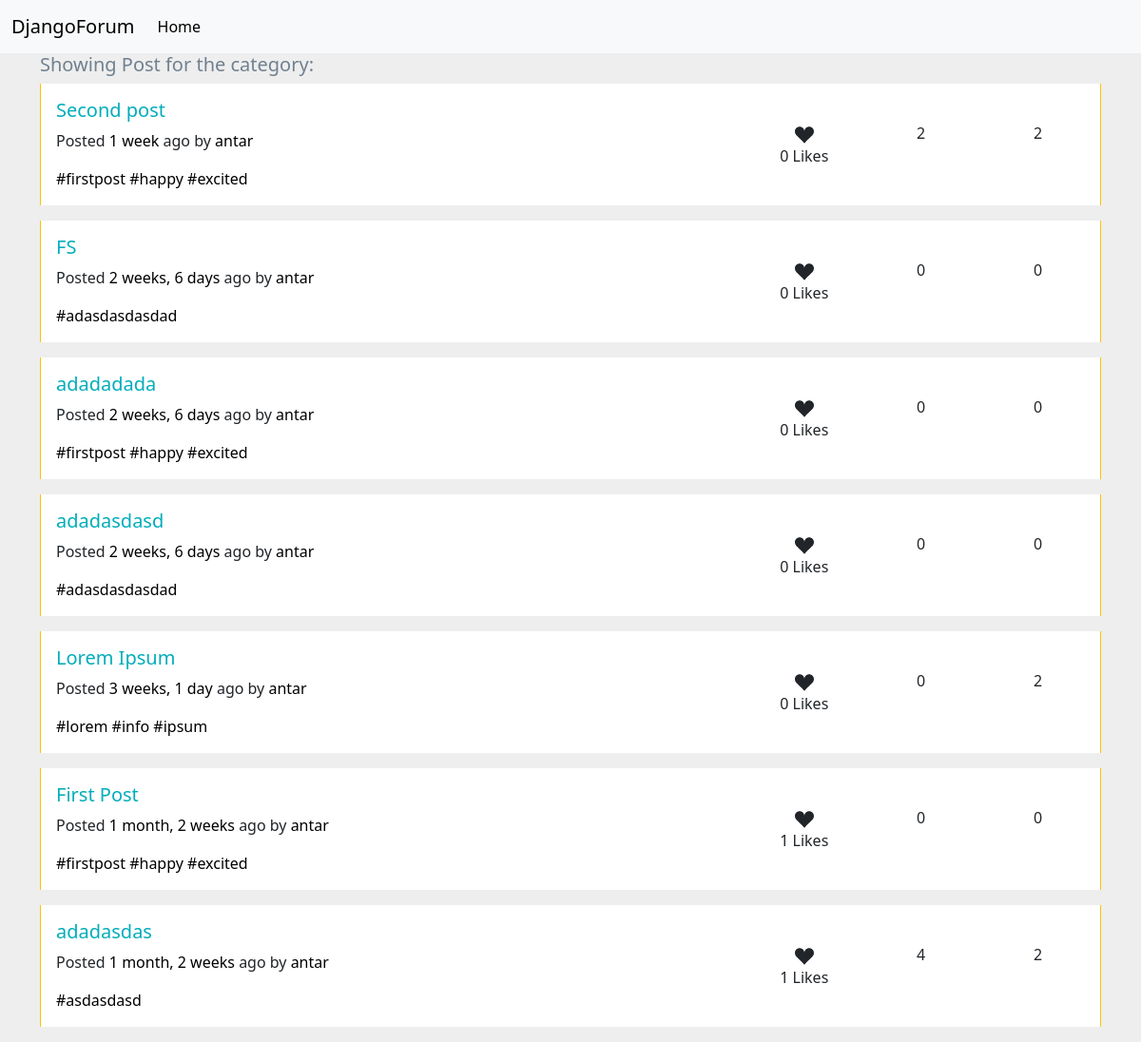
Before: /post/category/1 with the older database file.
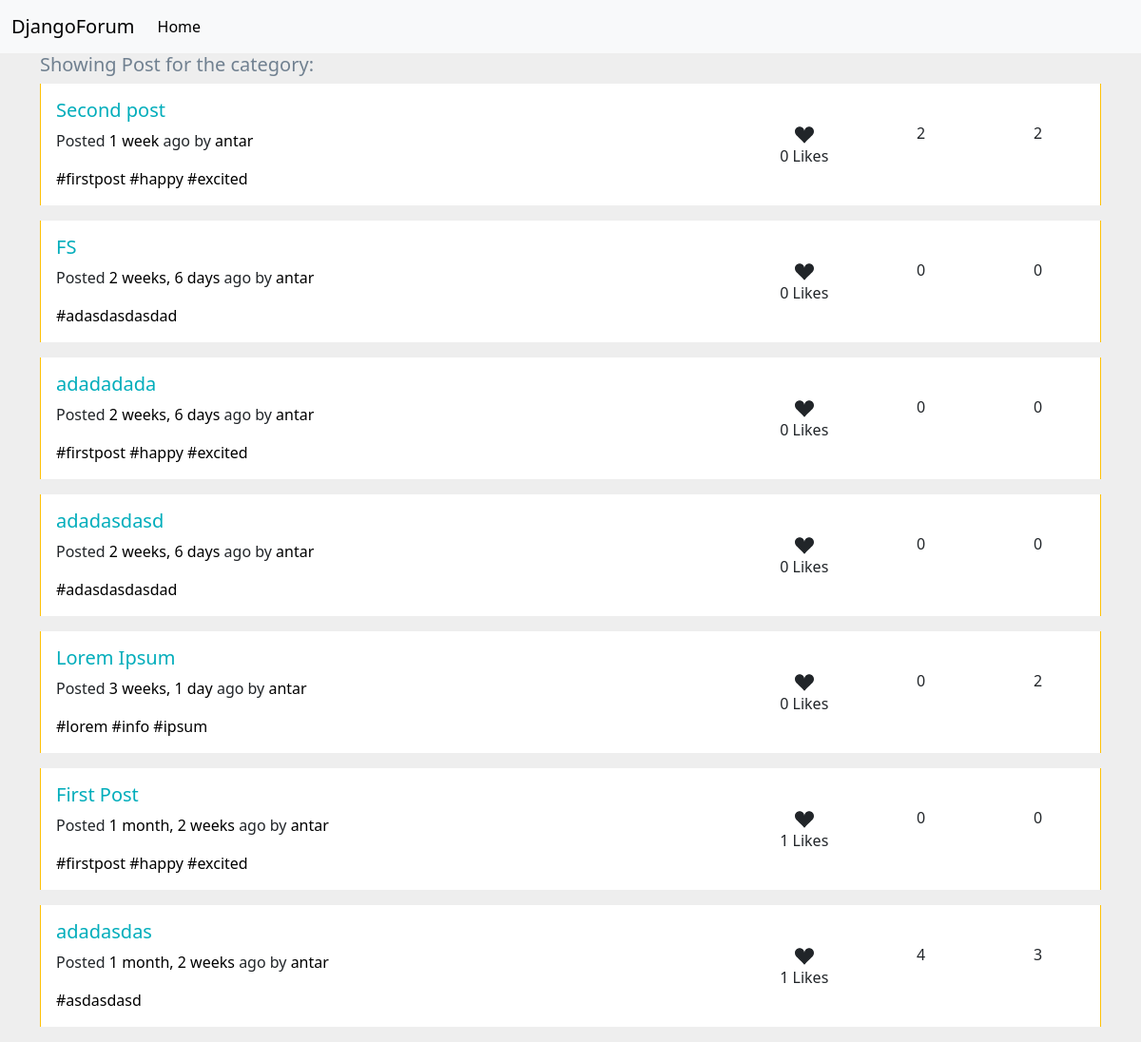
After: the same page with the newer database file.
### posts/models.py (models this page shows, shortened)
class Post(models.Model):
    post_id = models.AutoField(primary_key=True)
    post_title = models.CharField(max_length=50)
    post_content = models.TextField()
    post_slug = models.SlugField(unique=True,null=True)
    post_tags = TaggableManager()
    post_likes = models.ManyToManyField(User,related_name='post_likes')
    post_created_at = models.DateTimeField(auto_now_add=True)
    post_created_by = models.ForeignKey(User,on_delete=models.CASCADE)
    post_category = models.ForeignKey(Category,on_delete=models.CASCADE)
    post_view_count = models.IntegerField(default=0)

class Comment(models.Model):
    comment_id = models.AutoField(primary_key=True)
    comment_content = models.TextField()
    comment_post = models.ForeignKey(Post,on_delete=models.CASCADE)
    comment_user = models.ForeignKey(User,on_delete=models.CASCADE,null=True)
    comment_created_at = models.DateTimeField(auto_now=True)

### posts/views.py (the view)
# urls.py: path("category/<int:category_id>",views.show_category_posts,name="show_category_posts"),
def show_category_posts(request,category_id):
    posts = Post.objects.filter(post_category=category_id).order_by("-post_created_at")
    context = {
        "posts":posts
    }
    return render(request,"category/show.html",context)

### templates/category/show.html (shortened to what this page needs)
{% extends 'layout.html' %}
{% block body %}
<div class="container">
<h5>Showing Post for the category: </h5>
{% for post in posts %}
    {% include 'includes/post.html' %}
{% endfor %}
</div>
{% endblock body %}

### templates/includes/post.html (shortened to what this page needs)
{% load hitcount_tags %}
<div
class="card row-hover pos-relative py-3 px-3 mb-3 border-warning border-top-0 border-right-0 border-bottom-0 rounded-0"
>
<div class="row align-items-center">
  <div class="col-md-8 mb-3 mb-sm-0">
    <h5>
      <a href="{% url 'show_post' post.post_slug %}" class="text-primary">{{post.post_title}}</a>
    </h5>
    <p class="text-sm">
      <span class="op-6">Posted</span>
      <a class="text-black" href="#">{{post.post_created_at | timesince}}</a>
      <span class="op-6">ago by</span>
      <a class="text-black" href="#">{{post.post_created_by}}</a>
    </p>
    <div class="text-sm op-5">
      {% for tag in post.post_tags.all %}
      <a class="text-black mr-2" href="#">#{{tag}}</a>
      {% endfor %}
    </div>
  </div>
  <div class="col-md-4 op-7">
    <div class="row text-center op-7">
      <div class="col px-1">
        <svg xmlns="http://www.w3.org/2000/svg" width="20" height="20" fill="currentColor" class="bi bi-suit-heart-fill" viewBox="0 0 16 16">
          <path d="M4 1c2.21 0 4 1.755 4 3.92C8 2.755 9.79 1 12 1s4 1.755 4 3.92c0 3.263-3.234 4.414-7.608 9.608a.513.513 0 0 1-.784 0C3.234 9.334 0 8.183 0 4.92 0 2.755 1.79 1 4 1z"/>
        </svg>
        <span class="d-block text-sm"> {{post.post_likes.count}} Likes</span>
      </div>
      <div class="col px-1">
        <span class="d-block text-sm">{{post.comment_set.all|length}}</span>
      </div>
      <div class="col px-1">
        <span class="d-block text-sm">{{post.post_view_count}}</span>
      </div>
    </div>
  </div>
</div>
</div>

Changed rows visible on the page:
changed Post "adadasdas": post_view_count "2" → "3"
